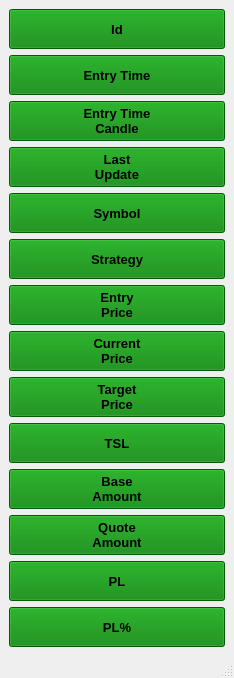
<?xml version="1.0" encoding="UTF-8"?>
<ui version="4.0">
 <class>Trades_ShowHide</class>
 <widget class="QMainWindow" name="Trades_ShowHide">
  <property name="enabled">
   <bool>true</bool>
  </property>
  <property name="geometry">
   <rect>
    <x>0</x>
    <y>0</y>
    <width>234</width>
    <height>678</height>
   </rect>
  </property>
  <property name="font">
   <font>
    <family>Segoe UI</family>
    <pointsize>10</pointsize>
   </font>
  </property>
  <property name="focusPolicy">
   <enum>Qt::StrongFocus</enum>
  </property>
  <property name="contextMenuPolicy">
   <enum>Qt::NoContextMenu</enum>
  </property>
  <property name="windowTitle">
   <string>Show/Hide Columns</string>
  </property>
  <property name="styleSheet">
   <string notr="true">url:/Resources/Combinear.qss</string>
  </property>
  <property name="windowFilePath">
   <string>url:/Resources/Combinear.qss</string>
  </property>
  <property name="unifiedTitleAndToolBarOnMac">
   <bool>true</bool>
  </property>
  <widget class="QWidget" name="centralwidget">
   <layout class="QGridLayout" name="gridLayout_2">
    <item row="0" column="0">
     <layout class="QGridLayout" name="gridLayout">
      <item row="0" column="0">
       <widget class="QPushButton" name="btn_colId">
        <property name="sizePolicy">
         <sizepolicy hsizetype="MinimumExpanding" vsizetype="MinimumExpanding">
          <horstretch>0</horstretch>
          <verstretch>0</verstretch>
         </sizepolicy>
        </property>
        <property name="minimumSize">
         <size>
          <width>75</width>
          <height>40</height>
         </size>
        </property>
        <property name="baseSize">
         <size>
          <width>0</width>
          <height>0</height>
         </size>
        </property>
        <property name="font">
         <font>
          <family>Segoe UI</family>
          <pointsize>10</pointsize>
          <weight>75</weight>
          <bold>true</bold>
         </font>
        </property>
        <property name="toolTip">
         <string extracomment="Push to Show/Hide column"/>
        </property>
        <property name="toolTipDuration">
         <number>2</number>
        </property>
        <property name="whatsThis">
         <string extracomment="Each selected button will show/hide it respective column"/>
        </property>
        <property name="accessibleDescription">
         <string extracomment="Push to Show/Hide column"/>
        </property>
        <property name="autoFillBackground">
         <bool>false</bool>
        </property>
        <property name="styleSheet">
         <string notr="true">background-color: green;</string>
        </property>
        <property name="text">
         <string extracomment="Push to Show/Hide column">Id</string>
        </property>
        <property name="checkable">
         <bool>true</bool>
        </property>
        <property name="autoDefault">
         <bool>false</bool>
        </property>
       </widget>
      </item>
      <item row="2" column="0">
       <widget class="QPushButton" name="btn_EntryTimeCndl">
        <property name="sizePolicy">
         <sizepolicy hsizetype="MinimumExpanding" vsizetype="MinimumExpanding">
          <horstretch>0</horstretch>
          <verstretch>0</verstretch>
         </sizepolicy>
        </property>
        <property name="minimumSize">
         <size>
          <width>75</width>
          <height>40</height>
         </size>
        </property>
        <property name="baseSize">
         <size>
          <width>0</width>
          <height>0</height>
         </size>
        </property>
        <property name="font">
         <font>
          <family>Segoe UI</family>
          <pointsize>10</pointsize>
          <weight>75</weight>
          <bold>true</bold>
         </font>
        </property>
        <property name="toolTip">
         <string extracomment="Push to Show/Hide column"/>
        </property>
        <property name="toolTipDuration">
         <number>2</number>
        </property>
        <property name="whatsThis">
         <string extracomment="Each selected button will show/hide it respective column"/>
        </property>
        <property name="accessibleDescription">
         <string extracomment="Push to Show/Hide column"/>
        </property>
        <property name="autoFillBackground">
         <bool>false</bool>
        </property>
        <property name="styleSheet">
         <string notr="true">background-color: green;</string>
        </property>
        <property name="text">
         <string extracomment="Push to Show/Hide column">Entry Time
Candle</string>
        </property>
        <property name="checkable">
         <bool>true</bool>
        </property>
        <property name="autoDefault">
         <bool>false</bool>
        </property>
       </widget>
      </item>
      <item row="1" column="0">
       <widget class="QPushButton" name="btn_EnrtyTime">
        <property name="sizePolicy">
         <sizepolicy hsizetype="MinimumExpanding" vsizetype="MinimumExpanding">
          <horstretch>0</horstretch>
          <verstretch>0</verstretch>
         </sizepolicy>
        </property>
        <property name="minimumSize">
         <size>
          <width>75</width>
          <height>40</height>
         </size>
        </property>
        <property name="baseSize">
         <size>
          <width>0</width>
          <height>0</height>
         </size>
        </property>
        <property name="font">
         <font>
          <family>Segoe UI</family>
          <pointsize>10</pointsize>
          <weight>75</weight>
          <bold>true</bold>
         </font>
        </property>
        <property name="toolTip">
         <string extracomment="Push to Show/Hide column"/>
        </property>
        <property name="toolTipDuration">
         <number>2</number>
        </property>
        <property name="whatsThis">
         <string extracomment="Each selected button will show/hide it respective column"/>
        </property>
        <property name="accessibleDescription">
         <string extracomment="Push to Show/Hide column"/>
        </property>
        <property name="autoFillBackground">
         <bool>false</bool>
        </property>
        <property name="styleSheet">
         <string notr="true">background-color: green;</string>
        </property>
        <property name="text">
         <string extracomment="Push to Show/Hide column">Entry Time</string>
        </property>
        <property name="checkable">
         <bool>true</bool>
        </property>
        <property name="autoDefault">
         <bool>false</bool>
        </property>
       </widget>
      </item>
      <item row="3" column="0">
       <widget class="QPushButton" name="btn_LastUpdate">
        <property name="sizePolicy">
         <sizepolicy hsizetype="MinimumExpanding" vsizetype="MinimumExpanding">
          <horstretch>0</horstretch>
          <verstretch>0</verstretch>
         </sizepolicy>
        </property>
        <property name="minimumSize">
         <size>
          <width>75</width>
          <height>40</height>
         </size>
        </property>
        <property name="baseSize">
         <size>
          <width>0</width>
          <height>0</height>
         </size>
        </property>
        <property name="font">
         <font>
          <family>Segoe UI</family>
          <pointsize>10</pointsize>
          <weight>75</weight>
          <bold>true</bold>
         </font>
        </property>
        <property name="toolTip">
         <string extracomment="Push to Show/Hide column"/>
        </property>
        <property name="toolTipDuration">
         <number>2</number>
        </property>
        <property name="whatsThis">
         <string extracomment="Each selected button will show/hide it respective column"/>
        </property>
        <property name="accessibleDescription">
         <string extracomment="Push to Show/Hide column"/>
        </property>
        <property name="autoFillBackground">
         <bool>false</bool>
        </property>
        <property name="styleSheet">
         <string notr="true">background-color: green;</string>
        </property>
        <property name="text">
         <string extracomment="Push to Show/Hide column">Last
Update</string>
        </property>
        <property name="checkable">
         <bool>true</bool>
        </property>
        <property name="autoDefault">
         <bool>false</bool>
        </property>
       </widget>
      </item>
      <item row="5" column="0">
       <widget class="QPushButton" name="btn_Strat">
        <property name="sizePolicy">
         <sizepolicy hsizetype="MinimumExpanding" vsizetype="MinimumExpanding">
          <horstretch>0</horstretch>
          <verstretch>0</verstretch>
         </sizepolicy>
        </property>
        <property name="minimumSize">
         <size>
          <width>75</width>
          <height>40</height>
         </size>
        </property>
        <property name="baseSize">
         <size>
          <width>0</width>
          <height>0</height>
         </size>
        </property>
        <property name="font">
         <font>
          <family>Segoe UI</family>
          <pointsize>10</pointsize>
          <weight>75</weight>
          <bold>true</bold>
         </font>
        </property>
        <property name="toolTip">
         <string extracomment="Push to Show/Hide column"/>
        </property>
        <property name="toolTipDuration">
         <number>2</number>
        </property>
        <property name="whatsThis">
         <string extracomment="Each selected button will show/hide it respective column"/>
        </property>
        <property name="accessibleDescription">
         <string extracomment="Push to Show/Hide column"/>
        </property>
        <property name="autoFillBackground">
         <bool>false</bool>
        </property>
        <property name="styleSheet">
         <string notr="true">background-color: green;</string>
        </property>
        <property name="text">
         <string extracomment="Push to Show/Hide column">Strategy</string>
        </property>
        <property name="checkable">
         <bool>true</bool>
        </property>
        <property name="autoDefault">
         <bool>false</bool>
        </property>
       </widget>
      </item>
      <item row="4" column="0">
       <widget class="QPushButton" name="btn_Synbol">
        <property name="sizePolicy">
         <sizepolicy hsizetype="MinimumExpanding" vsizetype="MinimumExpanding">
          <horstretch>0</horstretch>
          <verstretch>0</verstretch>
         </sizepolicy>
        </property>
        <property name="minimumSize">
         <size>
          <width>75</width>
          <height>40</height>
         </size>
        </property>
        <property name="baseSize">
         <size>
          <width>0</width>
          <height>0</height>
         </size>
        </property>
        <property name="font">
         <font>
          <family>Segoe UI</family>
          <pointsize>10</pointsize>
          <weight>75</weight>
          <bold>true</bold>
         </font>
        </property>
        <property name="toolTip">
         <string extracomment="Push to Show/Hide column"/>
        </property>
        <property name="toolTipDuration">
         <number>2</number>
        </property>
        <property name="whatsThis">
         <string extracomment="Each selected button will show/hide it respective column"/>
        </property>
        <property name="accessibleDescription">
         <string extracomment="Push to Show/Hide column"/>
        </property>
        <property name="autoFillBackground">
         <bool>false</bool>
        </property>
        <property name="styleSheet">
         <string notr="true">background-color: green;</string>
        </property>
        <property name="text">
         <string extracomment="Push to Show/Hide column">Symbol</string>
        </property>
        <property name="checkable">
         <bool>true</bool>
        </property>
        <property name="autoDefault">
         <bool>false</bool>
        </property>
       </widget>
      </item>
      <item row="6" column="0">
       <widget class="QPushButton" name="btn_EntryPrice">
        <property name="sizePolicy">
         <sizepolicy hsizetype="MinimumExpanding" vsizetype="MinimumExpanding">
          <horstretch>0</horstretch>
          <verstretch>0</verstretch>
         </sizepolicy>
        </property>
        <property name="minimumSize">
         <size>
          <width>75</width>
          <height>40</height>
         </size>
        </property>
        <property name="baseSize">
         <size>
          <width>0</width>
          <height>0</height>
         </size>
        </property>
        <property name="font">
         <font>
          <family>Segoe UI</family>
          <pointsize>10</pointsize>
          <weight>75</weight>
          <bold>true</bold>
         </font>
        </property>
        <property name="toolTip">
         <string extracomment="Push to Show/Hide column"/>
        </property>
        <property name="toolTipDuration">
         <number>2</number>
        </property>
        <property name="whatsThis">
         <string extracomment="Each selected button will show/hide it respective column"/>
        </property>
        <property name="accessibleDescription">
         <string extracomment="Push to Show/Hide column"/>
        </property>
        <property name="autoFillBackground">
         <bool>false</bool>
        </property>
        <property name="styleSheet">
         <string notr="true">background-color: green;</string>
        </property>
        <property name="text">
         <string extracomment="Push to Show/Hide column">Entry
Price</string>
        </property>
        <property name="checkable">
         <bool>true</bool>
        </property>
        <property name="autoDefault">
         <bool>false</bool>
        </property>
       </widget>
      </item>
      <item row="7" column="0">
       <widget class="QPushButton" name="btn_CurPrice">
        <property name="sizePolicy">
         <sizepolicy hsizetype="MinimumExpanding" vsizetype="MinimumExpanding">
          <horstretch>0</horstretch>
          <verstretch>0</verstretch>
         </sizepolicy>
        </property>
        <property name="minimumSize">
         <size>
          <width>75</width>
          <height>40</height>
         </size>
        </property>
        <property name="baseSize">
         <size>
          <width>0</width>
          <height>0</height>
         </size>
        </property>
        <property name="font">
         <font>
          <family>Segoe UI</family>
          <pointsize>10</pointsize>
          <weight>75</weight>
          <bold>true</bold>
         </font>
        </property>
        <property name="toolTip">
         <string extracomment="Push to Show/Hide column"/>
        </property>
        <property name="toolTipDuration">
         <number>2</number>
        </property>
        <property name="whatsThis">
         <string extracomment="Each selected button will show/hide it respective column"/>
        </property>
        <property name="accessibleDescription">
         <string extracomment="Push to Show/Hide column"/>
        </property>
        <property name="autoFillBackground">
         <bool>false</bool>
        </property>
        <property name="styleSheet">
         <string notr="true">background-color: green;</string>
        </property>
        <property name="text">
         <string extracomment="Push to Show/Hide column">Current
Price</string>
        </property>
        <property name="checkable">
         <bool>true</bool>
        </property>
        <property name="autoDefault">
         <bool>false</bool>
        </property>
       </widget>
      </item>
      <item row="9" column="0">
       <widget class="QPushButton" name="btn_TSL">
        <property name="sizePolicy">
         <sizepolicy hsizetype="MinimumExpanding" vsizetype="MinimumExpanding">
          <horstretch>0</horstretch>
          <verstretch>0</verstretch>
         </sizepolicy>
        </property>
        <property name="minimumSize">
         <size>
          <width>75</width>
          <height>40</height>
         </size>
        </property>
        <property name="baseSize">
         <size>
          <width>0</width>
          <height>0</height>
         </size>
        </property>
        <property name="font">
         <font>
          <family>Segoe UI</family>
          <pointsize>10</pointsize>
          <weight>75</weight>
          <bold>true</bold>
         </font>
        </property>
        <property name="toolTip">
         <string extracomment="Push to Show/Hide column"/>
        </property>
        <property name="toolTipDuration">
         <number>2</number>
        </property>
        <property name="whatsThis">
         <string extracomment="Each selected button will show/hide it respective column"/>
        </property>
        <property name="accessibleDescription">
         <string extracomment="Push to Show/Hide column"/>
        </property>
        <property name="autoFillBackground">
         <bool>false</bool>
        </property>
        <property name="styleSheet">
         <string notr="true">background-color: green;</string>
        </property>
        <property name="text">
         <string extracomment="Push to Show/Hide column">TSL</string>
        </property>
        <property name="checkable">
         <bool>true</bool>
        </property>
        <property name="autoDefault">
         <bool>false</bool>
        </property>
       </widget>
      </item>
      <item row="8" column="0">
       <widget class="QPushButton" name="btn_TargPrice">
        <property name="sizePolicy">
         <sizepolicy hsizetype="MinimumExpanding" vsizetype="MinimumExpanding">
          <horstretch>0</horstretch>
          <verstretch>0</verstretch>
         </sizepolicy>
        </property>
        <property name="minimumSize">
         <size>
          <width>75</width>
          <height>40</height>
         </size>
        </property>
        <property name="baseSize">
         <size>
          <width>0</width>
          <height>0</height>
         </size>
        </property>
        <property name="font">
         <font>
          <family>Segoe UI</family>
          <pointsize>10</pointsize>
          <weight>75</weight>
          <bold>true</bold>
         </font>
        </property>
        <property name="toolTip">
         <string extracomment="Push to Show/Hide column"/>
        </property>
        <property name="toolTipDuration">
         <number>2</number>
        </property>
        <property name="whatsThis">
         <string extracomment="Each selected button will show/hide it respective column"/>
        </property>
        <property name="accessibleDescription">
         <string extracomment="Push to Show/Hide column"/>
        </property>
        <property name="autoFillBackground">
         <bool>false</bool>
        </property>
        <property name="styleSheet">
         <string notr="true">background-color: green;</string>
        </property>
        <property name="text">
         <string extracomment="Push to Show/Hide column">Target
Price</string>
        </property>
        <property name="checkable">
         <bool>true</bool>
        </property>
        <property name="autoDefault">
         <bool>false</bool>
        </property>
       </widget>
      </item>
      <item row="11" column="0">
       <widget class="QPushButton" name="btn_QuoteAmt">
        <property name="sizePolicy">
         <sizepolicy hsizetype="MinimumExpanding" vsizetype="MinimumExpanding">
          <horstretch>0</horstretch>
          <verstretch>0</verstretch>
         </sizepolicy>
        </property>
        <property name="minimumSize">
         <size>
          <width>75</width>
          <height>40</height>
         </size>
        </property>
        <property name="baseSize">
         <size>
          <width>0</width>
          <height>0</height>
         </size>
        </property>
        <property name="font">
         <font>
          <family>Segoe UI</family>
          <pointsize>10</pointsize>
          <weight>75</weight>
          <bold>true</bold>
         </font>
        </property>
        <property name="toolTip">
         <string extracomment="Push to Show/Hide column"/>
        </property>
        <property name="toolTipDuration">
         <number>2</number>
        </property>
        <property name="whatsThis">
         <string extracomment="Each selected button will show/hide it respective column"/>
        </property>
        <property name="accessibleDescription">
         <string extracomment="Push to Show/Hide column"/>
        </property>
        <property name="autoFillBackground">
         <bool>false</bool>
        </property>
        <property name="styleSheet">
         <string notr="true">background-color: green;</string>
        </property>
        <property name="text">
         <string extracomment="Push to Show/Hide column">Quote
Amount</string>
        </property>
        <property name="checkable">
         <bool>true</bool>
        </property>
        <property name="autoDefault">
         <bool>false</bool>
        </property>
       </widget>
      </item>
      <item row="10" column="0">
       <widget class="QPushButton" name="btn_BaseAmt">
        <property name="sizePolicy">
         <sizepolicy hsizetype="MinimumExpanding" vsizetype="MinimumExpanding">
          <horstretch>0</horstretch>
          <verstretch>0</verstretch>
         </sizepolicy>
        </property>
        <property name="minimumSize">
         <size>
          <width>75</width>
          <height>40</height>
         </size>
        </property>
        <property name="baseSize">
         <size>
          <width>0</width>
          <height>0</height>
         </size>
        </property>
        <property name="font">
         <font>
          <family>Segoe UI</family>
          <pointsize>10</pointsize>
          <weight>75</weight>
          <bold>true</bold>
         </font>
        </property>
        <property name="toolTip">
         <string extracomment="Push to Show/Hide column"/>
        </property>
        <property name="toolTipDuration">
         <number>2</number>
        </property>
        <property name="whatsThis">
         <string extracomment="Each selected button will show/hide it respective column"/>
        </property>
        <property name="accessibleDescription">
         <string extracomment="Push to Show/Hide column"/>
        </property>
        <property name="autoFillBackground">
         <bool>false</bool>
        </property>
        <property name="styleSheet">
         <string notr="true">background-color: green;</string>
        </property>
        <property name="text">
         <string extracomment="Push to Show/Hide column">Base
Amount</string>
        </property>
        <property name="checkable">
         <bool>true</bool>
        </property>
        <property name="autoDefault">
         <bool>false</bool>
        </property>
       </widget>
      </item>
      <item row="12" column="0">
       <widget class="QPushButton" name="btn_PL">
        <property name="sizePolicy">
         <sizepolicy hsizetype="MinimumExpanding" vsizetype="MinimumExpanding">
          <horstretch>0</horstretch>
          <verstretch>0</verstretch>
         </sizepolicy>
        </property>
        <property name="minimumSize">
         <size>
          <width>75</width>
          <height>40</height>
         </size>
        </property>
        <property name="baseSize">
         <size>
          <width>0</width>
          <height>0</height>
         </size>
        </property>
        <property name="font">
         <font>
          <family>Segoe UI</family>
          <pointsize>10</pointsize>
          <weight>75</weight>
          <bold>true</bold>
         </font>
        </property>
        <property name="toolTip">
         <string extracomment="Push to Show/Hide column"/>
        </property>
        <property name="toolTipDuration">
         <number>2</number>
        </property>
        <property name="whatsThis">
         <string extracomment="Each selected button will show/hide it respective column"/>
        </property>
        <property name="accessibleDescription">
         <string extracomment="Push to Show/Hide column"/>
        </property>
        <property name="autoFillBackground">
         <bool>false</bool>
        </property>
        <property name="styleSheet">
         <string notr="true">background-color: green;</string>
        </property>
        <property name="text">
         <string extracomment="Push to Show/Hide column">PL</string>
        </property>
        <property name="checkable">
         <bool>true</bool>
        </property>
        <property name="autoDefault">
         <bool>false</bool>
        </property>
       </widget>
      </item>
      <item row="13" column="0">
       <widget class="QPushButton" name="btn_PLpercent">
        <property name="enabled">
         <bool>true</bool>
        </property>
        <property name="sizePolicy">
         <sizepolicy hsizetype="MinimumExpanding" vsizetype="MinimumExpanding">
          <horstretch>0</horstretch>
          <verstretch>0</verstretch>
         </sizepolicy>
        </property>
        <property name="minimumSize">
         <size>
          <width>75</width>
          <height>40</height>
         </size>
        </property>
        <property name="baseSize">
         <size>
          <width>0</width>
          <height>0</height>
         </size>
        </property>
        <property name="font">
         <font>
          <family>Segoe UI</family>
          <pointsize>10</pointsize>
          <weight>75</weight>
          <bold>true</bold>
         </font>
        </property>
        <property name="toolTip">
         <string extracomment="Push to Show/Hide column"/>
        </property>
        <property name="toolTipDuration">
         <number>2</number>
        </property>
        <property name="whatsThis">
         <string extracomment="Each selected button will show/hide it respective column"/>
        </property>
        <property name="accessibleDescription">
         <string extracomment="Push to Show/Hide column"/>
        </property>
        <property name="autoFillBackground">
         <bool>false</bool>
        </property>
        <property name="styleSheet">
         <string notr="true">background-color: green;</string>
        </property>
        <property name="text">
         <string extracomment="Push to Show/Hide column">PL%</string>
        </property>
        <property name="checkable">
         <bool>true</bool>
        </property>
        <property name="autoDefault">
         <bool>false</bool>
        </property>
       </widget>
      </item>
     </layout>
    </item>
   </layout>
  </widget>
  <widget class="QStatusBar" name="statusbar"/>
 </widget>
 <tabstops>
  <tabstop>btn_colId</tabstop>
  <tabstop>btn_EnrtyTime</tabstop>
  <tabstop>btn_EntryTimeCndl</tabstop>
  <tabstop>btn_LastUpdate</tabstop>
  <tabstop>btn_Synbol</tabstop>
  <tabstop>btn_Strat</tabstop>
  <tabstop>btn_EntryPrice</tabstop>
  <tabstop>btn_CurPrice</tabstop>
  <tabstop>btn_TargPrice</tabstop>
  <tabstop>btn_TSL</tabstop>
  <tabstop>btn_BaseAmt</tabstop>
  <tabstop>btn_QuoteAmt</tabstop>
  <tabstop>btn_PL</tabstop>
  <tabstop>btn_PLpercent</tabstop>
 </tabstops>
 <resources>
  <include location="Combinear.qss.qrc"/>
 </resources>
 <connections/>
</ui>
